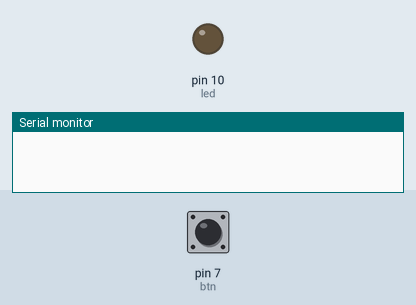
This sketch was run on a simulated Arduino Uno, built with avr-gcc and run on an emulated ATmega328P. Parts: output pins drawn as LEDs (lit = HIGH), the last lines printed to the serial monitor. The test bench sets the inputs (shaded band); at power-on: pin 7 (btn) HIGH.

Above: at 1.2 s.
1.3 s: pin 7 (btn) pulled LOW for 0.15 s
At 1.42 s:
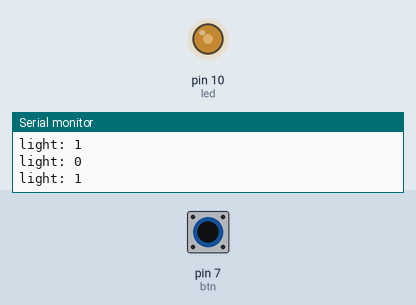
3.0 s: pin 7 (btn) pulled LOW for 1 s
At 4.7 s:
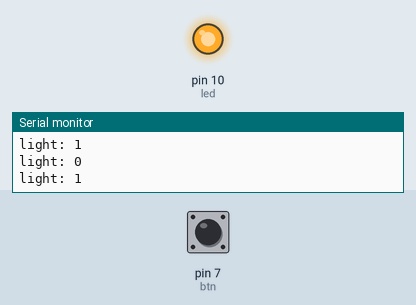
Timing chart, 0 to 6.2 s (numbered marks = the images above; inputs shaded):
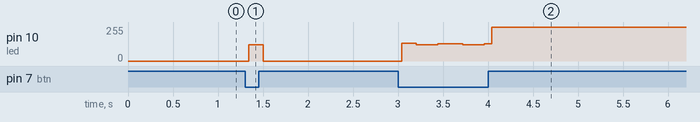

The sketch:

On-or-Off-Button-Using-Push-Button.ino
```cpp
#define btn 7
#define led 10

bool light = false;

void setup()
{
  	pinMode(led, OUTPUT);
  	pinMode(btn, INPUT_PULLUP);
  	Serial.begin(9600);
}

void loop()
{
  	int ditekan = digitalRead(btn);

  	// digitalWrite(blue, LOW);
  	// digitalWrite(red, LOW);
  	// Serial.print("ditekan: ");
    // Serial.println(ditekan);

  if (ditekan == LOW) {
    Serial.print("light: ");
    Serial.println(light);

    if (light == true) {
     digitalWrite(led, HIGH);
     light = not light;
    }else {
     digitalWrite(led, LOW);
      light = not light;
    }
  }

}
```

Measured:
- after the input at 1.3 s, pin 10 (led): 0/255 → 122/255 at once, → 0/255 0.16 s later
- after the input at 3.0 s, pin 10 (led): 0/255 → 134/255 at once, → 122/255 0.16 s later, → 131/255 0.24 s later, → 122/255 0.28 s later, … (6 changes in this stretch)
